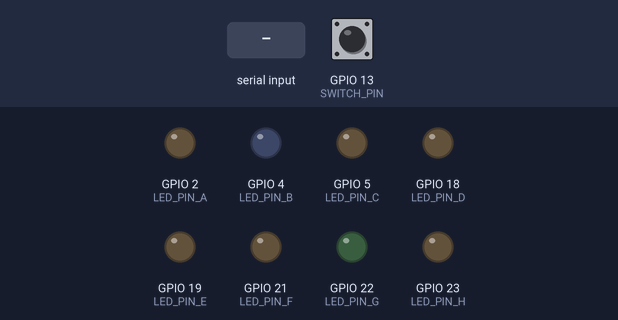
A sketch run on a simulated ESP32. Parts: output pins drawn as LEDs (lit = HIGH). The inputs (shaded band) are chosen by the test bench; at power-on: GPIO 13 (SWITCH_PIN) HIGH. Nothing arrives over Bluetooth unless stated.

Above: at 1.2 s.
1.3 s: "A" received over the second serial link
At 2.3 s:
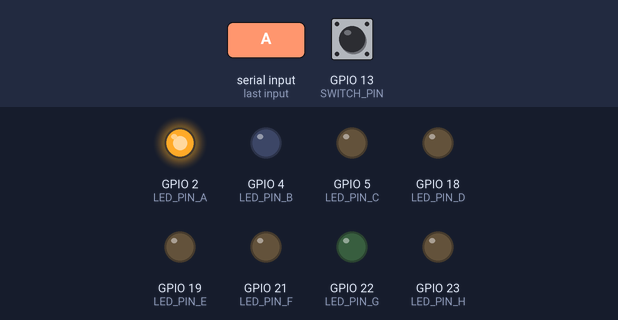
2.8 s: "B" received over the second serial link
At 3.5 s:
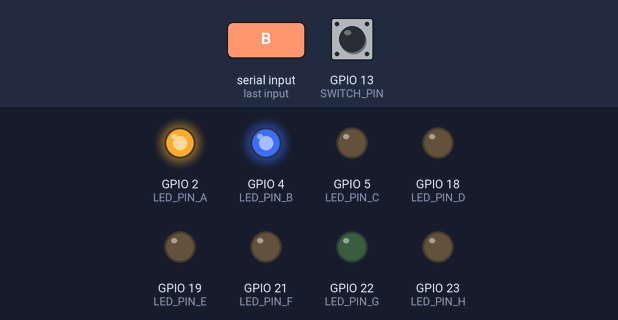
4.3 s: "a" received over the second serial link
At 4.7 s:
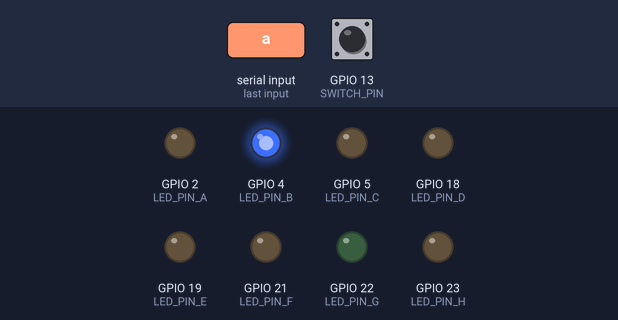
5.8 s: "C" received over the second serial link
At 7.0 s:
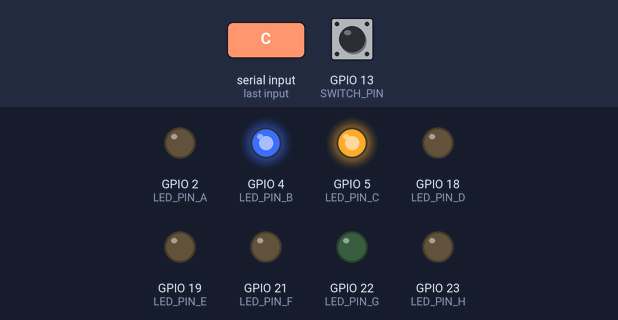
7.3 s: "b" received over the second serial link
At 8.3 s:
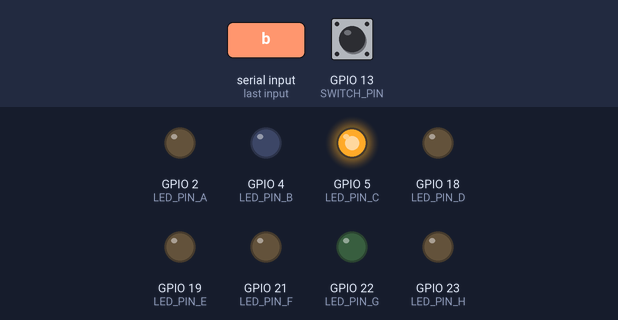
8.8 s: "D" received over the second serial link
At 9.5 s:
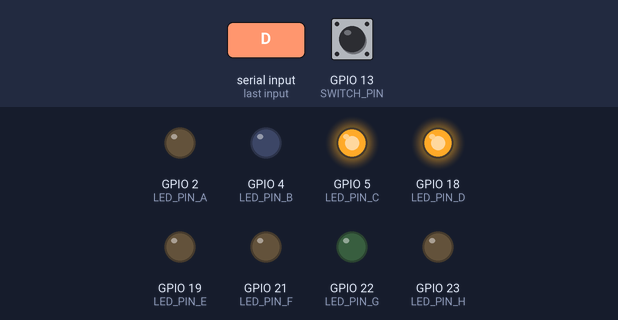
Timing chart, 0 to 11.3 s (numbered marks = the images above; inputs shaded):
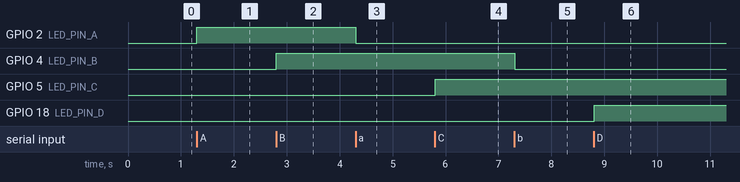

The sketch:

mobileLed_Bt_v4.ino
```cpp
#include <BluetoothSerial.h>

BluetoothSerial SerialBT;

const int LED_PIN_A = 2;   // Pino do LED A (GPIO 2)
const int LED_PIN_B = 4;   // Pino do LED B (GPIO 4)
const int LED_PIN_C = 5;   // Pino do LED C (GPIO 5)
const int LED_PIN_D = 18;  // Pino do LED D (GPIO 18)
const int LED_PIN_E = 19;  // Pino do LED E (GPIO 19)
const int LED_PIN_F = 21;  // Pino do LED F (GPIO 21)
const int LED_PIN_G = 22;  // Pino do LED G (GPIO 22)
const int LED_PIN_H = 23;  // Pino do LED H (GPIO 23)

const int SWITCH_PIN = 13;  // Pino do switch (GPIO 13)

void setup() {
  Serial.begin(115200);
  SerialBT.begin("ESP32_BT");  // Nome do dispositivo Bluetooth

  // Configuração dos pinos dos LEDs
  pinMode(LED_PIN_A, OUTPUT);
  pinMode(LED_PIN_B, OUTPUT);
  pinMode(LED_PIN_C, OUTPUT);
  pinMode(LED_PIN_D, OUTPUT);
  pinMode(LED_PIN_E, OUTPUT);
  pinMode(LED_PIN_F, OUTPUT);
  pinMode(LED_PIN_G, OUTPUT);
  pinMode(LED_PIN_H, OUTPUT);

  // Configuração do pino do switch
  pinMode(SWITCH_PIN, INPUT_PULLUP);

  // Inicialmente, os LEDs estão desligados
  digitalWrite(LED_PIN_A, LOW);
  digitalWrite(LED_PIN_B, LOW);
  digitalWrite(LED_PIN_C, LOW);
  digitalWrite(LED_PIN_D, LOW);
  digitalWrite(LED_PIN_E, LOW);
  digitalWrite(LED_PIN_F, LOW);
  digitalWrite(LED_PIN_G, LOW);
  digitalWrite(LED_PIN_H, LOW);
}

void loop() {
  if (SerialBT.available()) {
    char receivedChar = SerialBT.read();
    // Verifica qual botão foi pressionado e liga ou desliga o LED correspondente
    switch (receivedChar) {
      case 'A':
        digitalWrite(LED_PIN_A, HIGH);
        break;
      case 'a':
        digitalWrite(LED_PIN_A, LOW);
        break;
      case 'B':
        digitalWrite(LED_PIN_B, HIGH);
        break;
      case 'b':
        digitalWrite(LED_PIN_B, LOW);
        break;
      case 'C':
        digitalWrite(LED_PIN_C, HIGH);
        break;
      case 'c':
        digitalWrite(LED_PIN_C, LOW);
        break;
      case 'D':
        digitalWrite(LED_PIN_D, HIGH);
        break;
      case 'd':
        digitalWrite(LED_PIN_D, LOW);
        break;
      case 'E':
        digitalWrite(LED_PIN_E, HIGH);
        break;
      case 'e':
        digitalWrite(LED_PIN_E, LOW);
        break;
      case 'F':
        digitalWrite(LED_PIN_F, HIGH);
        break;
      case 'f':
        digitalWrite(LED_PIN_F, LOW);
        break;
      case 'G':
        digitalWrite(LED_PIN_G, HIGH);
        break;
      case 'g':
        digitalWrite(LED_PIN_G, LOW);
        break;
      case 'H':
        digitalWrite(LED_PIN_H, HIGH);
        break;
      case 'h':
        digitalWrite(LED_PIN_H, LOW);
        break;
      default:
        // Se o caractere recebido não corresponder a nenhum botão conhecido, não faz nada
        break;
    }
  }

  int switchState = digitalRead(SWITCH_PIN);
  if (switchState == HIGH) {
    SerialBT.write('1');  // Envia '1' se o switch estiver ligado
  } else {
    SerialBT.write('0');  // Envia '0' se o switch estiver desligado
  }

  delay(100);
}
```

Measured:
- after the input at 1.3 s, GPIO 2 (LED_PIN_A): LOW → HIGH at once
- after the input at 2.8 s, GPIO 4 (LED_PIN_B): LOW → HIGH at once
- after the input at 4.3 s, GPIO 2 (LED_PIN_A): HIGH → LOW at once
- after the input at 5.8 s, GPIO 5 (LED_PIN_C): LOW → HIGH at once
- after the input at 7.3 s, GPIO 4 (LED_PIN_B): HIGH → LOW at once
- after the input at 8.8 s, GPIO 18 (LED_PIN_D): LOW → HIGH at once
